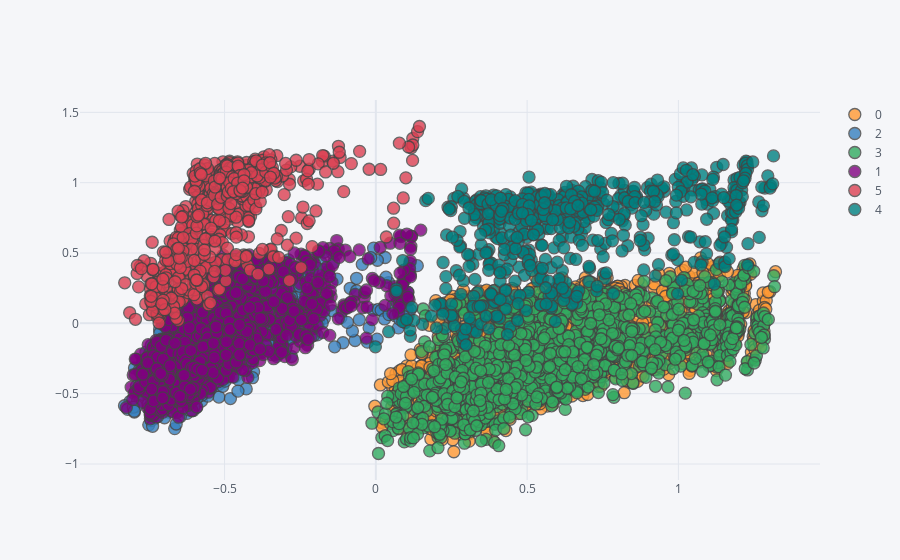

This figure's notebook cell:
### Code cell
configure_plotly_browser_state()
Xp.reset_index().iplot(kind="scatter", x="p1", y="p2", categories="cl", mode="markers")

### Figure 1 — Plotly figure (JSON) as saved in the notebook; plotly's stock layout.template omitted (floating-point values rounded to 4 significant figures; data arrays with more than 128 entries replaced by an {"elided": "..."} marker saying what was removed)
{"data": [{"marker": {"color": "rgba(255, 153, 51, 1.0)", "line": {"width": 1.3}, "opacity": 0.8, "size": 12, "symbol": "circle"}, "mode": "markers", "name": "0", "textfont": {"color": "#4D5663"}, "x": {"elided": "2402 float values"}, "y": {"elided": "2402 float values"}, "type": "scatter"}, {"marker": {"color": "rgba(55, 128, 191, 1.0)", "line": {"width": 1.3}, "opacity": 0.8, "size": 12, "symbol": "circle"}, "mode": "markers", "name": "2", "textfont": {"color": "#4D5663"}, "x": {"elided": "1830 float values"}, "y": {"elided": "1830 float values"}, "type": "scatter"}, {"marker": {"color": "rgba(50, 171, 96, 1.0)", "line": {"width": 1.3}, "opacity": 0.8, "size": 12, "symbol": "circle"}, "mode": "markers", "name": "3", "textfont": {"color": "#4D5663"}, "x": {"elided": "1670 float values"}, "y": {"elided": "1670 float values"}, "type": "scatter"}, {"marker": {"color": "rgba(128, 0, 128, 1.0)", "line": {"width": 1.3}, "opacity": 0.8, "size": 12, "symbol": "circle"}, "mode": "markers", "name": "1", "textfont": {"color": "#4D5663"}, "x": {"elided": "2598 float values"}, "y": {"elided": "2598 float values"}, "type": "scatter"}, {"marker": {"color": "rgba(219, 64, 82, 1.0)", "line": {"width": 1.3}, "opacity": 0.8, "size": 12, "symbol": "circle"}, "mode": "markers", "name": "5", "textfont": {"color": "#4D5663"}, "x": {"elided": "930 float values"}, "y": {"elided": "930 float values"}, "type": "scatter"}, {"marker": {"color": "rgba(0, 128, 128, 1.0)", "line": {"width": 1.3}, "opacity": 0.8, "size": 12, "symbol": "circle"}, "mode": "markers", "name": "4", "textfont": {"color": "#4D5663"}, "x": {"elided": "697 float values"}, "y": {"elided": "697 float values"}, "type": "scatter"}], "layout": {"legend": {"bgcolor": "#F5F6F9", "font": {"color": "#4D5663"}}, "paper_bgcolor": "#F5F6F9", "plot_bgcolor": "#F5F6F9", "title": {"font": {"color": "#4D5663"}}, "xaxis": {"gridcolor": "#E1E5ED", "showgrid": true, "tickfont": {"color": "#4D5663"}, "title": {"font": {"color": "#4D5663"}, "text": ""}, "zerolinecolor": "#E1E5ED"}, "yaxis": {"gridcolor": "#E1E5ED", "showgrid": true, "tickfont": {"color": "#4D5663"}, "title": {"font": {"color": "#4D5663"}, "text": ""}, "zerolinecolor": "#E1E5ED"}}}
